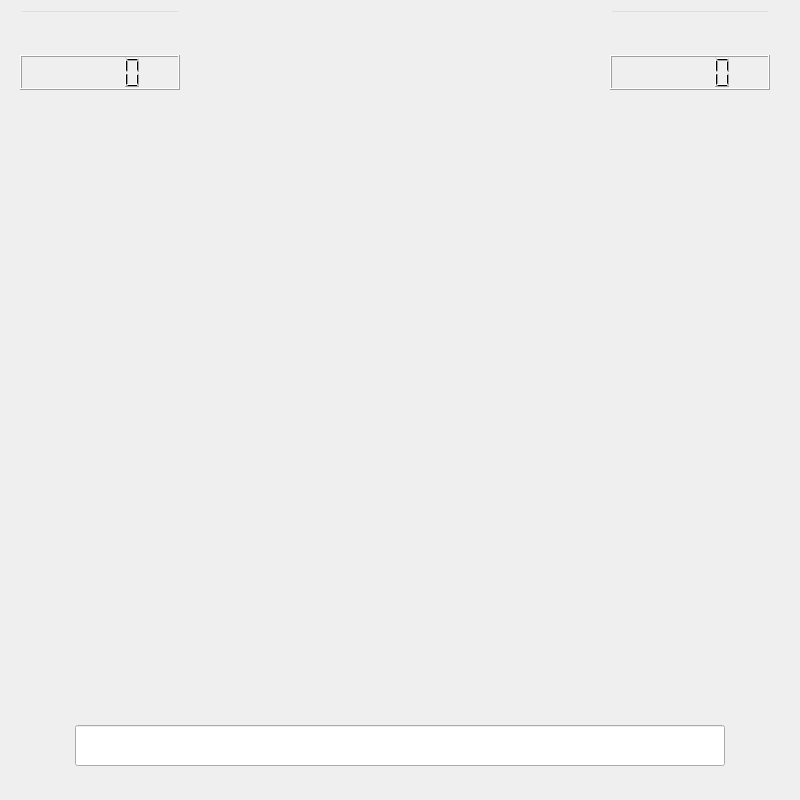
<?xml version="1.0" encoding="UTF-8"?>
<ui version="4.0">
 <class>PogodiStaUI</class>
 <widget class="QWidget" name="PogodiStaUI">
  <property name="geometry">
   <rect>
    <x>0</x>
    <y>0</y>
    <width>800</width>
    <height>800</height>
   </rect>
  </property>
  <property name="minimumSize">
   <size>
    <width>800</width>
    <height>800</height>
   </size>
  </property>
  <property name="maximumSize">
   <size>
    <width>800</width>
    <height>800</height>
   </size>
  </property>
  <property name="windowTitle">
   <string>Pogodi Šta</string>
  </property>
  <property name="styleSheet">
   <string notr="true"/>
  </property>
  <widget class="QLabel" name="lbImage">
   <property name="enabled">
    <bool>true</bool>
   </property>
   <property name="geometry">
    <rect>
     <x>75</x>
     <y>195</y>
     <width>650</width>
     <height>450</height>
    </rect>
   </property>
   <property name="styleSheet">
    <string notr="true"/>
   </property>
   <property name="text">
    <string/>
   </property>
  </widget>
  <widget class="QLabel" name="lbTimer">
   <property name="geometry">
    <rect>
     <x>302</x>
     <y>75</y>
     <width>100</width>
     <height>100</height>
    </rect>
   </property>
   <property name="palette">
    <palette>
     <active>
      <colorrole role="WindowText">
       <brush brushstyle="SolidPattern">
        <color alpha="255">
         <red>126</red>
         <green>217</green>
         <blue>87</blue>
        </color>
       </brush>
      </colorrole>
      <colorrole role="Text">
       <brush brushstyle="SolidPattern">
        <color alpha="255">
         <red>239</red>
         <green>41</green>
         <blue>41</blue>
        </color>
       </brush>
      </colorrole>
      <colorrole role="ButtonText">
       <brush brushstyle="SolidPattern">
        <color alpha="255">
         <red>126</red>
         <green>217</green>
         <blue>87</blue>
        </color>
       </brush>
      </colorrole>
      <colorrole role="PlaceholderText">
       <brush brushstyle="SolidPattern">
        <color alpha="128">
         <red>126</red>
         <green>217</green>
         <blue>87</blue>
        </color>
       </brush>
      </colorrole>
     </active>
     <inactive>
      <colorrole role="WindowText">
       <brush brushstyle="SolidPattern">
        <color alpha="255">
         <red>126</red>
         <green>217</green>
         <blue>87</blue>
        </color>
       </brush>
      </colorrole>
      <colorrole role="Text">
       <brush brushstyle="SolidPattern">
        <color alpha="255">
         <red>239</red>
         <green>41</green>
         <blue>41</blue>
        </color>
       </brush>
      </colorrole>
      <colorrole role="ButtonText">
       <brush brushstyle="SolidPattern">
        <color alpha="255">
         <red>126</red>
         <green>217</green>
         <blue>87</blue>
        </color>
       </brush>
      </colorrole>
      <colorrole role="PlaceholderText">
       <brush brushstyle="SolidPattern">
        <color alpha="128">
         <red>126</red>
         <green>217</green>
         <blue>87</blue>
        </color>
       </brush>
      </colorrole>
     </inactive>
     <disabled>
      <colorrole role="WindowText">
       <brush brushstyle="SolidPattern">
        <color alpha="255">
         <red>126</red>
         <green>217</green>
         <blue>87</blue>
        </color>
       </brush>
      </colorrole>
      <colorrole role="Text">
       <brush brushstyle="SolidPattern">
        <color alpha="255">
         <red>126</red>
         <green>217</green>
         <blue>87</blue>
        </color>
       </brush>
      </colorrole>
      <colorrole role="ButtonText">
       <brush brushstyle="SolidPattern">
        <color alpha="255">
         <red>126</red>
         <green>217</green>
         <blue>87</blue>
        </color>
       </brush>
      </colorrole>
      <colorrole role="PlaceholderText">
       <brush brushstyle="SolidPattern">
        <color alpha="128">
         <red>126</red>
         <green>217</green>
         <blue>87</blue>
        </color>
       </brush>
      </colorrole>
     </disabled>
    </palette>
   </property>
   <property name="font">
    <font>
     <family>Ubuntu Condensed</family>
     <pointsize>40</pointsize>
     <bold>false</bold>
    </font>
   </property>
   <property name="autoFillBackground">
    <bool>false</bool>
   </property>
   <property name="styleSheet">
    <string notr="true">color: rgb(126, 217, 87);</string>
   </property>
   <property name="text">
    <string/>
   </property>
   <property name="alignment">
    <set>Qt::AlignCenter</set>
   </property>
  </widget>
  <widget class="QLabel" name="lbInfo">
   <property name="enabled">
    <bool>false</bool>
   </property>
   <property name="geometry">
    <rect>
     <x>250</x>
     <y>660</y>
     <width>300</width>
     <height>40</height>
    </rect>
   </property>
   <property name="palette">
    <palette>
     <active>
      <colorrole role="WindowText">
       <brush brushstyle="SolidPattern">
        <color alpha="255">
         <red>255</red>
         <green>255</green>
         <blue>255</blue>
        </color>
       </brush>
      </colorrole>
      <colorrole role="Text">
       <brush brushstyle="SolidPattern">
        <color alpha="255">
         <red>255</red>
         <green>255</green>
         <blue>255</blue>
        </color>
       </brush>
      </colorrole>
      <colorrole role="ButtonText">
       <brush brushstyle="SolidPattern">
        <color alpha="255">
         <red>255</red>
         <green>255</green>
         <blue>255</blue>
        </color>
       </brush>
      </colorrole>
      <colorrole role="PlaceholderText">
       <brush brushstyle="SolidPattern">
        <color alpha="128">
         <red>255</red>
         <green>255</green>
         <blue>255</blue>
        </color>
       </brush>
      </colorrole>
     </active>
     <inactive>
      <colorrole role="WindowText">
       <brush brushstyle="SolidPattern">
        <color alpha="255">
         <red>255</red>
         <green>255</green>
         <blue>255</blue>
        </color>
       </brush>
      </colorrole>
      <colorrole role="Text">
       <brush brushstyle="SolidPattern">
        <color alpha="255">
         <red>255</red>
         <green>255</green>
         <blue>255</blue>
        </color>
       </brush>
      </colorrole>
      <colorrole role="ButtonText">
       <brush brushstyle="SolidPattern">
        <color alpha="255">
         <red>255</red>
         <green>255</green>
         <blue>255</blue>
        </color>
       </brush>
      </colorrole>
      <colorrole role="PlaceholderText">
       <brush brushstyle="SolidPattern">
        <color alpha="128">
         <red>255</red>
         <green>255</green>
         <blue>255</blue>
        </color>
       </brush>
      </colorrole>
     </inactive>
     <disabled>
      <colorrole role="WindowText">
       <brush brushstyle="SolidPattern">
        <color alpha="255">
         <red>255</red>
         <green>255</green>
         <blue>255</blue>
        </color>
       </brush>
      </colorrole>
      <colorrole role="Text">
       <brush brushstyle="SolidPattern">
        <color alpha="255">
         <red>255</red>
         <green>255</green>
         <blue>255</blue>
        </color>
       </brush>
      </colorrole>
      <colorrole role="ButtonText">
       <brush brushstyle="SolidPattern">
        <color alpha="255">
         <red>255</red>
         <green>255</green>
         <blue>255</blue>
        </color>
       </brush>
      </colorrole>
      <colorrole role="PlaceholderText">
       <brush brushstyle="SolidPattern">
        <color alpha="128">
         <red>255</red>
         <green>255</green>
         <blue>255</blue>
        </color>
       </brush>
      </colorrole>
     </disabled>
    </palette>
   </property>
   <property name="font">
    <font>
     <family>Ubuntu Condensed</family>
     <pointsize>25</pointsize>
     <italic>true</italic>
     <bold>true</bold>
    </font>
   </property>
   <property name="styleSheet">
    <string notr="true">color: rgb(255, 255, 255);</string>
   </property>
   <property name="text">
    <string/>
   </property>
   <property name="alignment">
    <set>Qt::AlignCenter</set>
   </property>
  </widget>
  <widget class="QLineEdit" name="leInsert">
   <property name="enabled">
    <bool>true</bool>
   </property>
   <property name="geometry">
    <rect>
     <x>75</x>
     <y>725</y>
     <width>650</width>
     <height>41</height>
    </rect>
   </property>
   <property name="alignment">
    <set>Qt::AlignCenter</set>
   </property>
  </widget>
  <widget class="QWidget" name="verticalLayoutWidget">
   <property name="geometry">
    <rect>
     <x>20</x>
     <y>10</y>
     <width>160</width>
     <height>80</height>
    </rect>
   </property>
   <layout class="QVBoxLayout" name="verticalLayout">
    <item>
     <widget class="QLineEdit" name="lePlayer1">
      <property name="font">
       <font>
        <pointsize>20</pointsize>
       </font>
      </property>
      <property name="autoFillBackground">
       <bool>false</bool>
      </property>
      <property name="styleSheet">
       <string notr="true">background-color: transparent;
color: rgb(255, 255, 255);</string>
      </property>
      <property name="alignment">
       <set>Qt::AlignCenter</set>
      </property>
      <property name="readOnly">
       <bool>true</bool>
      </property>
     </widget>
    </item>
    <item>
     <widget class="QLCDNumber" name="lcdPoints1"/>
    </item>
   </layout>
  </widget>
  <widget class="QWidget" name="verticalLayoutWidget_2">
   <property name="geometry">
    <rect>
     <x>610</x>
     <y>10</y>
     <width>160</width>
     <height>80</height>
    </rect>
   </property>
   <layout class="QVBoxLayout" name="verticalLayout_2">
    <item>
     <widget class="QLineEdit" name="lePlayer2">
      <property name="font">
       <font>
        <pointsize>20</pointsize>
       </font>
      </property>
      <property name="autoFillBackground">
       <bool>false</bool>
      </property>
      <property name="styleSheet">
       <string notr="true">background-color: transparent;
color: rgb(255, 255, 255);</string>
      </property>
      <property name="alignment">
       <set>Qt::AlignCenter</set>
      </property>
      <property name="readOnly">
       <bool>true</bool>
      </property>
     </widget>
    </item>
    <item>
     <widget class="QLCDNumber" name="lcdPoints2"/>
    </item>
   </layout>
  </widget>
 </widget>
 <resources/>
 <connections/>
</ui>
